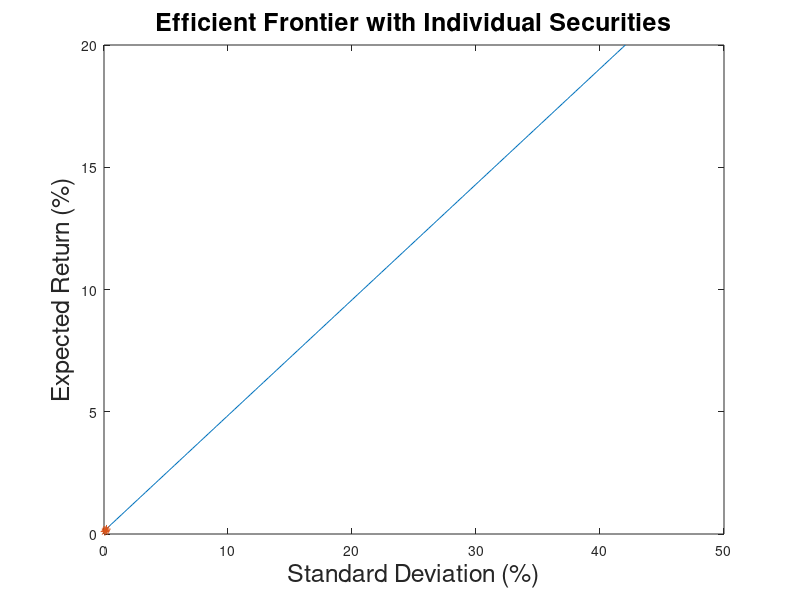

MATLAB code for this plot:
clear all;
close all;
 
%%%%%%%%%%%%%%%%%%%%%%%%%%%%%%%%%%%%%%%%%%%%%%%%%%%%%%%%
% Mean Variance Optimizer Inputs (Update this section with your own inputs)
%%%%%%%%%%%%%%%%%%%%%%%%%%%%%%%%%%%%%%%%%%%%%%%%%%%%%%%%
 
% S is matrix of security covariances
S=[0.005,-0.010,0.004;-0.010,0.040,-0.002;0.004,-0.002,0.023]
 
% Vector of security expected returns
zbar = [0.1;0.2;0.15]
 
% Target Return
mu_tar = 14
 
%%%%%%%%%%%%%%%%%%%%%%%%%%%%%%%%%%%%%%%%%%%%%%%%%%%%%%%
% Calculating Variables
%%%%%%%%%%%%%%%%%%%%%%%%%%%%%%%%%%%%%%%%%%%%%%%%%%%%%%%
 
% Unity vector..must have same length as zbar
unity = ones(length(zbar),1)
 
% Vector of security standard deviations
stdevs = sqrt(diag(S))
 
A = unity'*S^-1*unity
B = unity'*S^-1*zbar
C = zbar'*S^-1*zbar
D = A*C-B^2
 
% Calculate Lambda and Gamma
lambda_target = (C - mu_tar*B)/D;
gamma_target =  (mu_tar*A-B)/D;
 
%%%%%%%%%%%%%%%%%%%%%%%%%%%%%%%%%%%%%%%%%%%%%%%%%%%%%%%
% Efficient Frontier
%%%%%%%%%%%%%%%%%%%%%%%%%%%%%%%%%%%%%%%%%%%%%%%%%%%%%%%
mu = 1:200;
mu = mu/10;
 
minvar = ((A*mu.^2)-2*B*mu+C)/D;
minstd = sqrt(minvar);
 
plot(minstd,mu,stdevs,zbar,'*')
title('Efficient Frontier with Individual Securities','fontsize',18)
ylabel('Expected Return (%)','fontsize',18)
xlabel('Standard Deviation (%)','fontsize',18)
 
%%%%%%%%%%%%%%%%%%%%%%%%%%%%%%%%%%%%%%%%%%%%%%%%%%%%%%%
% Global Minimum Variance Portfolio
%%%%%%%%%%%%%%%%%%%%%%%%%%%%%%%%%%%%%%%%%%%%%%%%%%%%%%%
 
% Mean and Variance of Global Minimum Variance Portfolio
mu_g = B/A
var_g = 1/A
std_g = sqrt(var_g)
 
% Minimum Variance Portfolio Weights
w_g = (S^-1*unity)/A
 
%%%%%%%%%%%%%%%%%%%%%%%%%%%%%%%%%%%%%%%%%%%%%%%%%%%%%%%
% Tangency Portfolio with a Risk Free Rate = 0
%%%%%%%%%%%%%%%%%%%%%%%%%%%%%%%%%%%%%%%%%%%%%%%%%%%%%%%
 
% Weights for Tangency Portfolio, R=0
w_d = (S^-1*zbar)/B
 
% Expected Return of Tangency Portfolio
mu_d = w_d'*zbar;
 
% Variance and Standard Deviation of Tangency Portfolio
var_d = w_d'*S*w_d;
std_d = sqrt(var_d);
 
%%%%%%%%%%%%%%%%%%%%%%%%%%%%%%%%%%%%%%%%%%%%%%%%%%%%%%%
% Portfolio with Expected Return = 14%
%%%%%%%%%%%%%%%%%%%%%%%%%%%%%%%%%%%%%%%%%%%%%%%%%%%%%%%
 
% Weights for portfolio with target return = 14%
 
w_s = (lambda_target*A)*w_g + (gamma_target*B)*w_d;
 
% Expected Return of Target Portfolio (should match target)
mu_s = w_s'*zbar;
 
% Variance and Standard Deviation of target portfolio
var_s = w_s'*S*w_s;
std_s = sqrt(var_s);
 
%%%%%%%%%%%%%%%%%%%%%%%%%%%%%%%%%%%%%%%%%%%%%%%%%%%%%%%
% Plot Efficient Frontier and Key Points
%%%%%%%%%%%%%%%%%%%%%%%%%%%%%%%%%%%%%%%%%%%%%%%%%%%%%%%
 
w_s